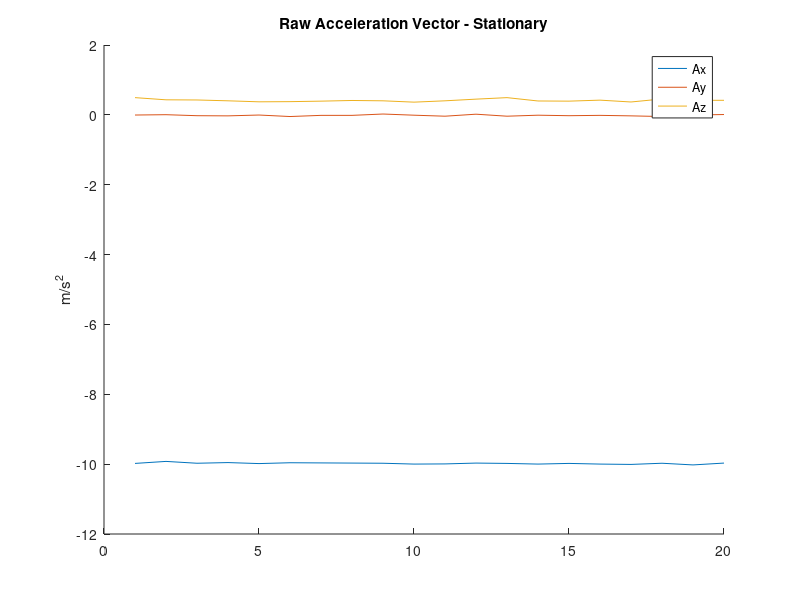
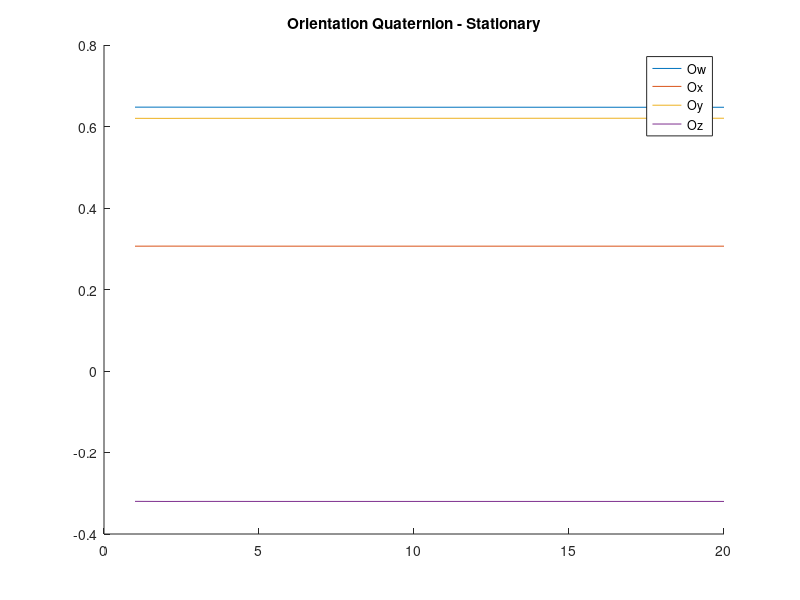
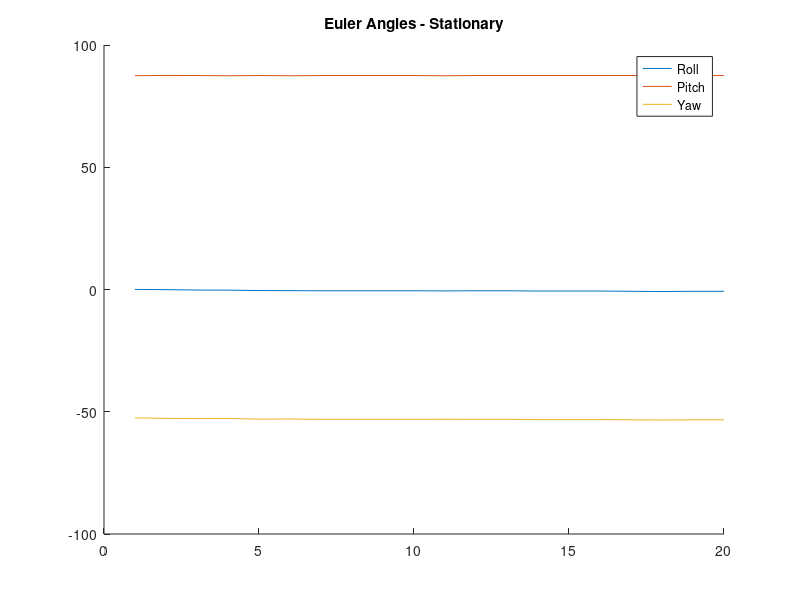

MATLAB code for these plots, in order:
% Plot Values 

raw_accel = csvread('accelStill.csv');
orientation = csvread('quatStill.csv');
euler = csvread('rollStill.csv');

t = linspace(1,20, 20);

% acceleration
a_x_bar = mean(raw_accel(:,1));
a_y_bar = mean(raw_accel(:,2));
a_z_bar = mean(raw_accel(:,3));

a_mag = sqrt(a_x_bar^2 + a_y_bar^2 + a_z_bar);

figure(1);
hold on;
plot (t, raw_accel(:,1)); 
plot (t, raw_accel(:,2));
plot (t, raw_accel(:,3));
title('Raw Acceleration Vector - Stationary');
ylabel('m/s^2');
legend('Ax', 'Ay', 'Az');
hold off;


% Orientation
o_w_bar = mean(orientation(:,1));
o_x_bar = mean(orientation(:,2));
o_y_bar = mean(orientation(:,3));
o_z_bar = mean(orientation(:,4));

figure(2);
hold on;
plot (t, orientation(:,1)); 
plot (t, orientation(:,2)); 
plot (t, orientation(:,3)); 
plot (t, orientation(:,4));
title('Orientation Quaternion - Stationary');
legend('Ow', 'Ox', 'Oy', 'Oz');
hold off;


% Euler Angles 
roll_bar = mean(euler(:,1));
pitch_bar = mean(euler(:,2));
yaw_bar = mean(euler(:,3));

figure(3);
hold on;
plot (t, euler(:,1)); 
plot (t, euler(:,2));
plot (t, euler(:,3));
title('Euler Angles - Stationary')
legend('Roll', 'Pitch', 'Yaw');
hold off;


